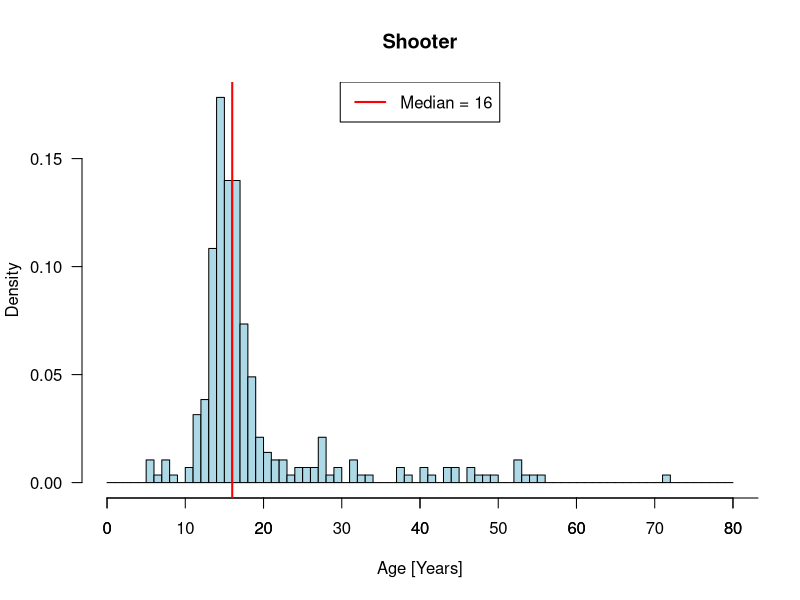
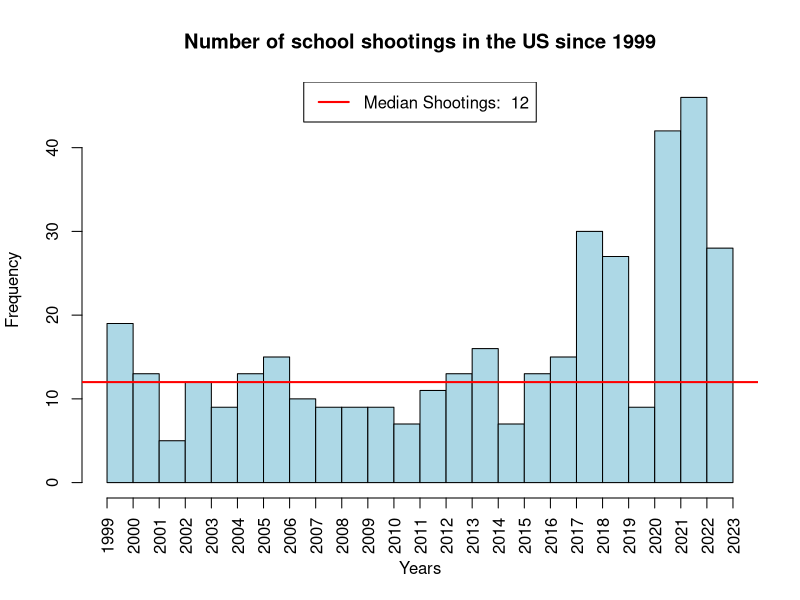

The R source for these figures, in order:
library(readr)
dat <- read_csv("school-shootings-data.csv")
View(dat)

# Age of Shooter
vec_shooter_age <- c(dat$age_shooter1,dat$age_shooter2) 
vec_shooter_age <- na.exclude(vec_shooter_age)
View(vec_shooter_age)

hist(vec_shooter_age, col = "lightblue", xlab = "Age [Years]",
     main = "Shooter", ylab = "Density",
     breaks = c(seq(0, 80, by = 1)),
     las = 1, freq = FALSE)
axis(side=1, at=seq(0, 100, by=10))
median_age_shooter <- median(vec_shooter_age,na.rm = TRUE)
abline(v = median_age_shooter, col = "red", lty = 1, lwd = 2)
legend("top", legend = paste("Median =", median_age_shooter), col = "red", lty = 1, lwd = 2)

# Number schoolshootings
hist(dat$year,
     breaks = c(seq(1999, 2023)),
     main = "Number of school shootings in the US since 1999",
     xaxt = "n",
     xlab = "Years",
     col = "lightblue")
axis(side = 1, at = seq(1999, 2023, by = 1), las = 2)

meanshootings <- length(dat$year)/length(unique(dat$year))

# Median
mediantable <- table(dat$year)
medianshootings <- median(c(mediantable))

# Add Median and Legend to plot
abline(h = medianshootings, col = "red", lty = 1, lwd = 2)
legend("top", legend = paste("Median Shootings: ", round(medianshootings, 2)), col = "red", lty = 1, lwd = 2)
